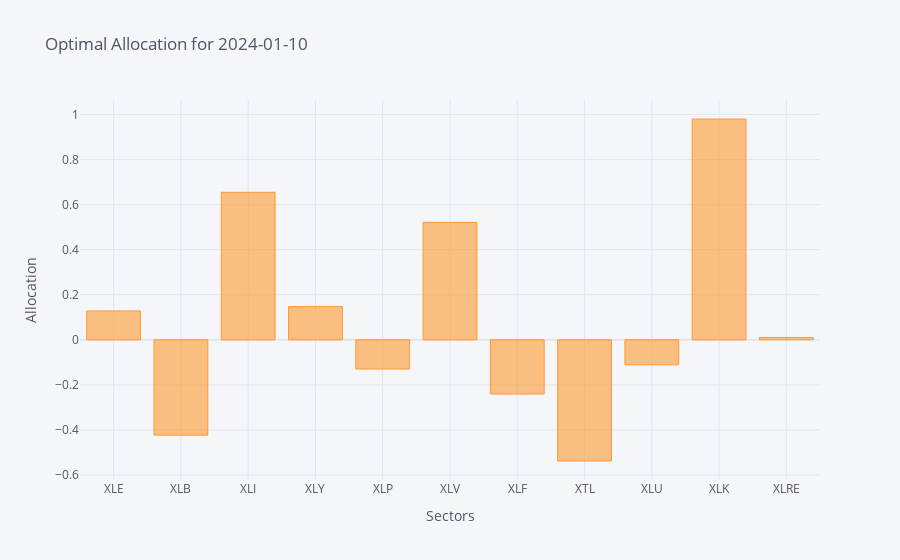

Notebook cell for this chart:
### Code cell
def optimal_weights(weights_df,month):
    new_df = weights_df.loc[month]
    weights = new_df.figure(kind='bar',filename='Weights',title=f'Optimal Allocation for {month}',xTitle='Sectors',yTitle='Allocation')
    return weights
optimal_weights(weights_df,'2024-01-10')

### Figure 1 — Plotly figure (JSON) as saved in the notebook; plotly's stock layout.template omitted (floating-point values rounded to 4 significant figures)
{"data": [{"marker": {"color": "rgba(255, 153, 51, 0.6)", "line": {"color": "rgba(255, 153, 51, 1.0)", "width": 1}}, "name": "2024-01-10 00:00:00", "orientation": "v", "text": "", "type": "bar", "x": ["XLE", "XLB", "XLI", "XLY", "XLP", "XLV", "XLF", "XTL", "XLU", "XLK", "XLRE"], "y": [0.128, -0.4228, 0.6546, 0.1474, -0.1294, 0.5211, -0.2405, -0.5376, -0.111, 0.9796, 0.01049]}], "layout": {"legend": {"bgcolor": "#F5F6F9", "font": {"color": "#4D5663"}}, "paper_bgcolor": "#F5F6F9", "plot_bgcolor": "#F5F6F9", "title": {"font": {"color": "#4D5663"}, "text": "Optimal Allocation for 2024-01-10"}, "xaxis": {"gridcolor": "#E1E5ED", "showgrid": true, "tickfont": {"color": "#4D5663"}, "title": {"font": {"color": "#4D5663"}, "text": "Sectors"}, "zerolinecolor": "#E1E5ED"}, "yaxis": {"gridcolor": "#E1E5ED", "showgrid": true, "tickfont": {"color": "#4D5663"}, "title": {"font": {"color": "#4D5663"}, "text": "Allocation"}, "zerolinecolor": "#E1E5ED"}}}
